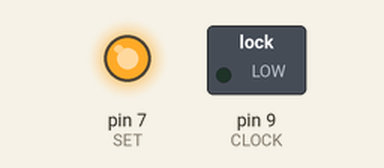
A sketch run on a simulated Arduino Uno, built with avr-gcc and run on an emulated ATmega328P. On the bench: switched loads named in the sketch (green lamp = pin HIGH), output pins drawn as LEDs (lit = HIGH). Pins used as bus, display or sensor lines are not drawn.

Above: at 8.5 s.
At 11.5 s:
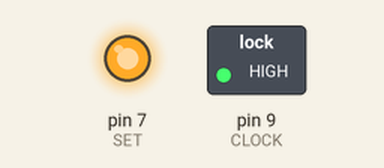
At 14.5 s:
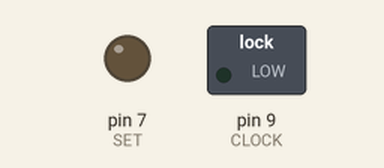
At 17.5 s:
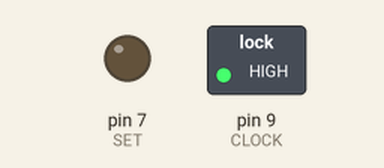
Timing chart, 0 to 22.6 s (numbered marks = the images above):
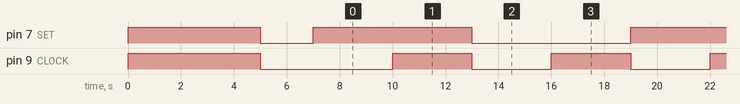

Measured:
- by itself, pin 7 (SET): repeats every 12.0 s: HIGH 6.0 s, LOW 6.0 s
- by itself, pin 9 (CLOCK): repeats every 6.0 s: HIGH 3.0 s, LOW 3.0 s
- by itself, everything shown: repeats every 12.0 s, in 4 steps

The sketch:

Flip_Flop_Circuit.ino
```cpp
// code for lab_02 of computer architecture
// this will allow us to see all the 'states' of the clock SR flip flop model
// sep 9 2019

// the folowing are each light as it matches each pin on the board
#define SET   7 // GREEN
#define RESET 8 // RED
#define CLOCK 9 // YELLOW


void setup() {
  // put your setup code here, to run once:

  // set up each of the pins for output mode
  pinMode(SET,OUTPUT);
  pinMode(RESET,OUTPUT);
  pinMode(CLOCK,OUTPUT);


  //light test for 5 sec to show start of program
  digitalWrite(SET, HIGH);
  digitalWrite(RESET, HIGH);
  digitalWrite(CLOCK, HIGH);
  delay(5000);

  digitalWrite(SET, LOW);
  digitalWrite(RESET, LOW);
  digitalWrite(CLOCK, LOW);
  delay(2000);


}

void loop() {
  // put your main code here, to run repeatedly

  // the following will loop thought 4 sets of tests folowed by a 3 sec break between each test
  // only SET single is on/ SET and CLOCK is on/ only RESET is on/ RESET and CLOCK are on

  setOnly();
  delay(3000);

  setNclock();
  delay(3000);

  resetOnly();
  delay(3000);

  resetNclock();
  delay(3000);

}


// only the 'set' single is on/high
void setOnly (){

  digitalWrite(SET, HIGH);
  digitalWrite(RESET, LOW);
  digitalWrite(CLOCK, LOW);
}


// only the 'set' and 'clock' single is on/high
void setNclock (){

  digitalWrite(SET, HIGH);
  digitalWrite(RESET, LOW);
  digitalWrite(CLOCK, HIGH);
}


// only the 'reset' single is on/high
void resetOnly (){

  digitalWrite(SET, LOW);
  digitalWrite(RESET, HIGH);
  digitalWrite(CLOCK, LOW);
}


// only the 'reset' and 'clock' single is on/high
void resetNclock (){

  digitalWrite(SET, LOW);
  digitalWrite(RESET, HIGH);
  digitalWrite(CLOCK, HIGH);
}
```
